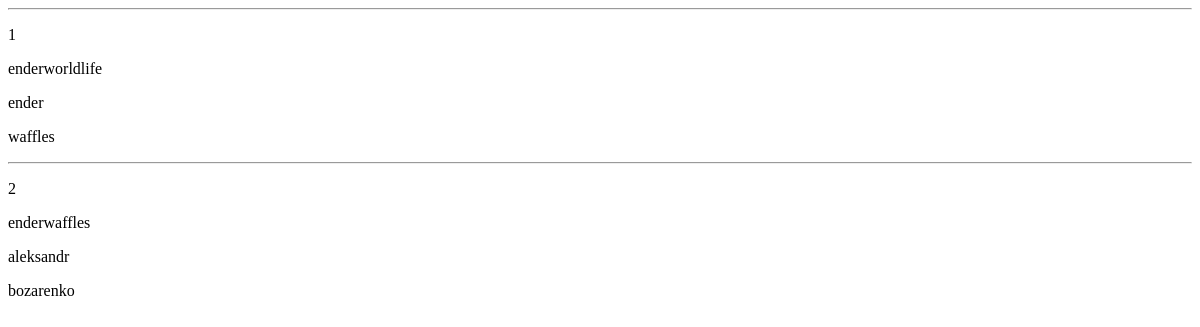
The app's page /admin_users_manager (signed in), older data.
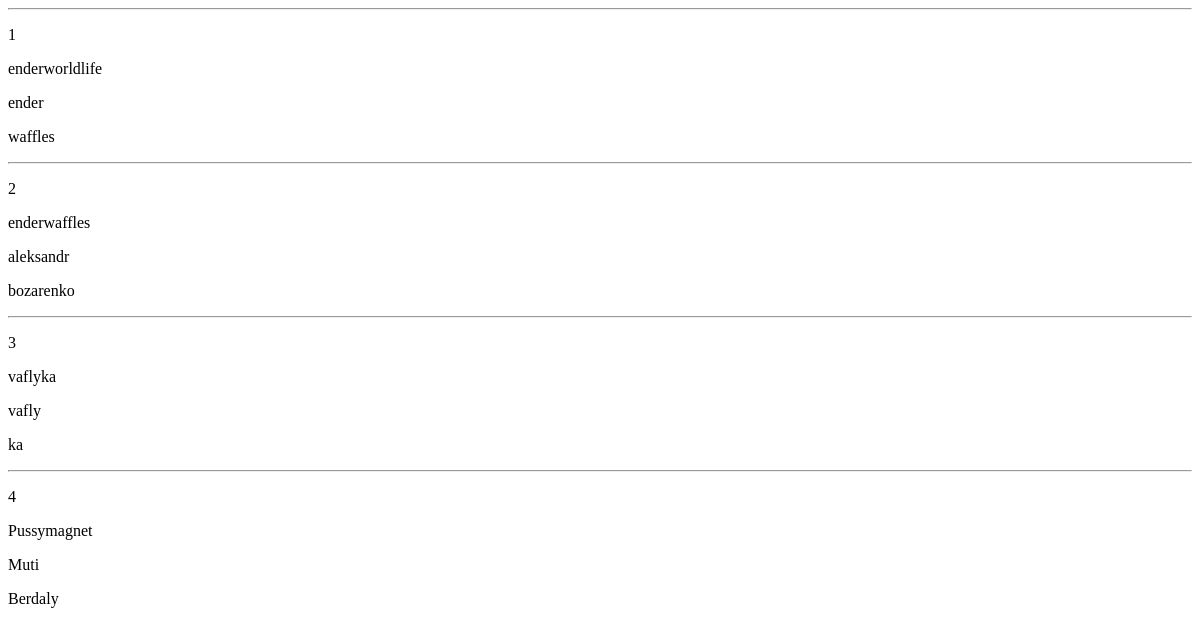
The same page, newer data.
### app.py (models this page shows)
class User(db.Model):
    __table_args__ = {'sqlite_autoincrement': True}
    id = db.Column(db.Integer, primary_key=True)
    email = db.Column(db.String(32), nullable=False, unique=True, index=True)
    nickname = db.Column(db.String(16), nullable=False, unique=True, index=True)
    name = db.Column(db.String(32), nullable=False)
    surname = db.Column(db.String(32), nullable=False)
    password = db.Column(db.String(128), nullable=False)
    admin = db.Column(db.Boolean, default=False)

### app.py (the view)
@app.route('/admin_users_manager')
def admin_users_manager():
    curent_user = None
    logged = False
    users = db.session.query(User)
    if 'user_id' in session:
        logged = True
        curent_user = User.query.get(session['user_id'])
        if curent_user.admin == 1:
            return render_template('./authentication/admin_users_manager.html',users=users,logged=logged, curent_user=curent_user)
        else:
            return "Aa"

### templates/authentication/admin_users_manager.html (shortened to what this page needs)
<!DOCTYPE html>
<html lang="en">
<head>
</head>
<body>
    {% for user in users %}
    <hr>
    <p>{{ user.id }}</p>
    <p>{{ user.nickname }}</p>
    <p>{{ user.name }}</p>
    <p>{{ user.surname }}</p>
    {% endfor %}
</body>
</html>

Row changes from the older to the newer data that the page shows:
added User: id "3", nickname "vaflyka", name "vafly", surname "ka"
added User: id "4", nickname "Pussymagnet", name "Muti", surname "Berdaly"
